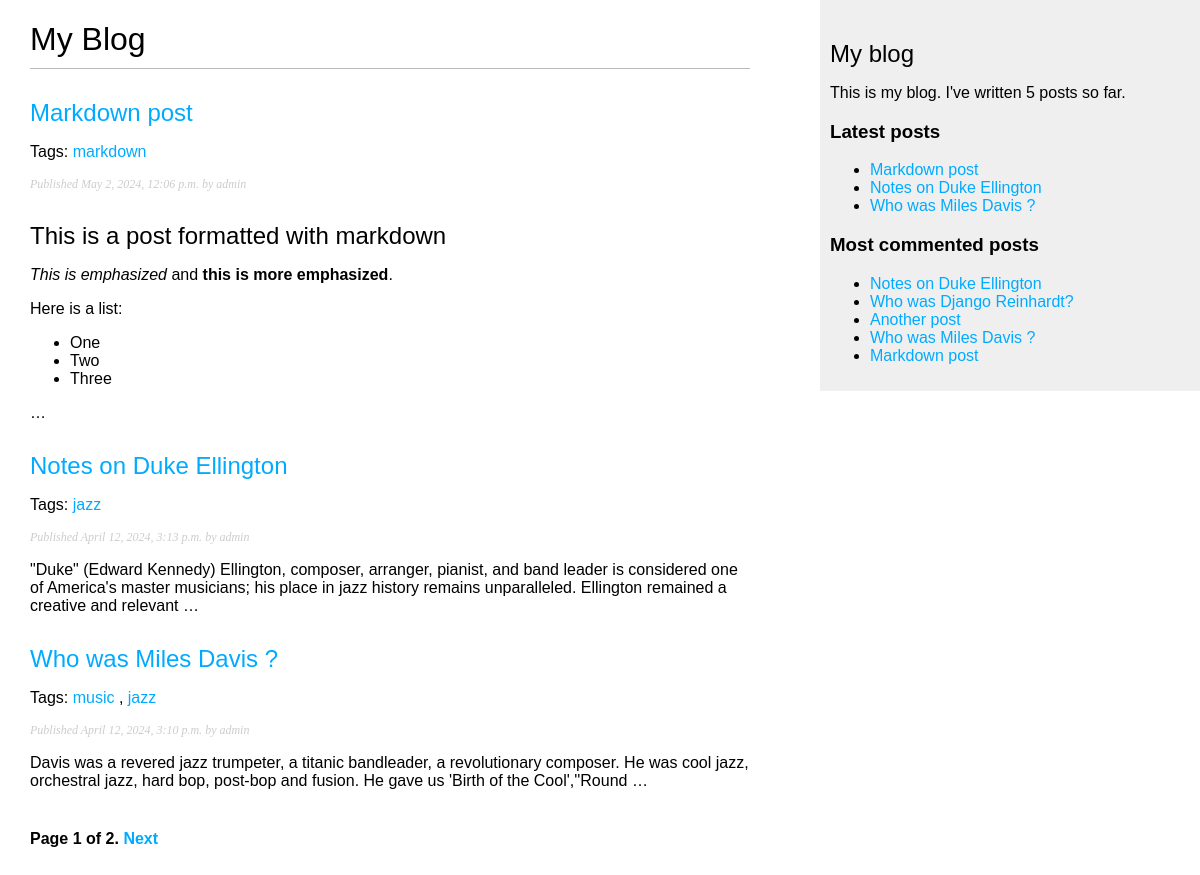
Screenshot of /blog/ with the database file from the repository.
### blog/models.py (models this page shows, shortened)
class Post(models.Model):
    class Status(models.TextChoices):
        DRAFT = 'DF', 'Draft'
        PUBLISHED = 'PB', 'Published'
    title = models.CharField(max_length=250)
    slug = models.SlugField(max_length=250,
                            unique_for_date='publish')
    author = models.ForeignKey(User,
                               on_delete=models.CASCADE,
                               related_name='blog_posts')
    body = models.TextField()
    publish = models.DateTimeField(default=timezone.now)
    created = models.DateTimeField(auto_now_add=True)
    updated = models.DateTimeField(auto_now=True)
    status = models.CharField(max_length=2,
                              choices=Status.choices,
                              default=Status.DRAFT)
    objects = models.Manager()  # The default manager.
    published = PublishedManager()  # Our custom manager.
    tags = TaggableManager()
    class Meta:
        ordering = ['-publish']
        indexes = [
            models.Index(fields=['-publish']),
        ]
    def get_absolute_url(self):
        return reverse('blog:post_detail',
                       args=[self.publish.year,
                             self.publish.month,
                             self.publish.day,
                             self.slug])

### blog/views.py (the view)
# urls.py: path('', views.post_list, name='post_list'),
def post_list(request, tag_slug=None):
    post_list = Post.published.all()
    tag = None
    if tag_slug:
        tag = get_object_or_404(Tag, slug=tag_slug)
        post_list = post_list.filter(tags__in=[tag])
    paginator = Paginator(post_list, 3)
    page_number = request.GET.get('page', 1)
    try:
        posts = paginator.page(page_number)
    except PageNotAnInteger:
        posts = paginator.page(1)
    except EmptyPage:
        posts = paginator.page(paginator.num_pages)
    return render(request,
                  'blog/post/list.html',
                  {'posts': posts,
                   'tag': tag})

### blog/models.py (called while the page is built)
    def get_queryset(self):
        return super().get_queryset()\
                      .filter(status=Post.Status.PUBLISHED)

### blog/templatetags/blog_tags.py (called while the page is built)
@register.simple_tag
def total_posts():
    return Post.published.count()

@register.inclusion_tag('blog/post/latest_posts.html')
def show_latest_posts(count=5):
    latest_posts = Post.published.order_by('-publish')[:count]
    return {'latest_posts': latest_posts}

@register.simple_tag
def get_most_commented_posts(count=5):
    return Post.published.annotate(
        total_comments=Count('comments')
    ).order_by('-total_comments')[:count]

@register.filter(name='markdown')
def markdown_format(text):
    return mark_safe(markdown.markdown(text))

### blog/templates/blog/post/list.html (shortened to what this page needs)
{% extends "blog/base.html" %}
{% load blog_tags %}
{% block content %}
  <h1>My Blog</h1>
  {% for post in posts %}
    <h2>
      <a href="{{ post.get_absolute_url }}">
        {{ post.title }}
      </a>
    </h2>
    <p class="tags">
      Tags:
      {% for tag in post.tags.all %}
        <a href="{% url "blog:post_list_by_tag" tag.slug %}">
          {{ tag.name }}
        </a>
        {% if not forloop.last %}, {% endif %}
      {% endfor %}
    </p>
    <p class="date">
      Published {{ post.publish }} by {{ post.author }}
    </p>
    {{ post.body|markdown|truncatewords_html:30 }}
  {% endfor %}
  {% include "pagination.html" with page=posts %}
{% endblock %}

### blog/templates/blog/base.html (shortened to what this page needs)
{% load blog_tags %}
{% load static %}
<!DOCTYPE html>
<html>
<head>
  <link href="{% static "css/blog.css" %}" rel="stylesheet">
</head>
<body>
  <div id="content">
    {% block content %}
    {% endblock %}
  </div>
  <div id="sidebar">
    <h2>My blog</h2>
    <p>
      This is my blog.
      I've written {% total_posts %} posts so far.
    </p>
    <h3>Latest posts</h3>
    {% show_latest_posts 3 %}
    <h3>Most commented posts</h3>
    {% get_most_commented_posts as most_commented_posts %}
    <ul>
      {% for post in most_commented_posts %}
        <li>
          <a href="{{ post.get_absolute_url }}">{{ post.title }}</a>
        </li>
      {% endfor %}
    </ul>
  </div>
</body>
</html>

### blog/templates/blog/post/latest_posts.html
<ul>
  {% for post in latest_posts %}
    <li>
      <a href="{{ post.get_absolute_url }}">{{ post.title }}</a>
    </li>
  {% endfor %}
</ul>

### blog/static/css/blog.css (style rules this page uses)
body { margin:0; padding:0; font-family:helvetica, sans-serif; }
a { color:#00abff; text-decoration:none; }
h1 { font-weight:normal; border-bottom:1px solid #bbb; padding:0 0 10px 0; }
h2 { font-weight:normal; margin:30px 0 0; }
#content { float:left; width:60%; padding:0 0 0 30px; }
#sidebar { float:right; width:30%; padding:10px; background:#efefef; height:100%; }
p.date { color:#ccc; font-family: georgia, serif; font-size: 12px; font-style: italic; }

### rows the page displays
Post: title "Markdown post", publish "May 2, 2024, 12:06 p.m.", author "admin", body "This is a post formatted with markdown This is emphasized and this is more emphasized . Here is a list: One Two Three …"
Tag: name "markdown"
Post: title "Notes on Duke Ellington", publish "April 12, 2024, 3:13 p.m.", author "admin", body "\"Duke\" (Edward Kennedy) Ellington, composer, arranger, pianist, and band leader is considered one of America's master musicians; his place in jazz history remains unparalleled. Ellington remained a creative and relevant …"
Tag: name "jazz"
Post: title "Who was Miles Davis ?", publish "April 12, 2024, 3:10 p.m.", author "admin", body "Davis was a revered jazz trumpeter, a titanic bandleader, a revolutionary composer. He was cool jazz, orchestral jazz, hard bop, post-bop and fusion. He gave us 'Birth of the Cool',''Round …"
Tag: name "music"
Post: title "Who was Django Reinhardt?"
Post: title "Another post"

### other values shown
{{ page.number }} "1"
{{ page.paginator.num_pages }} "2"
